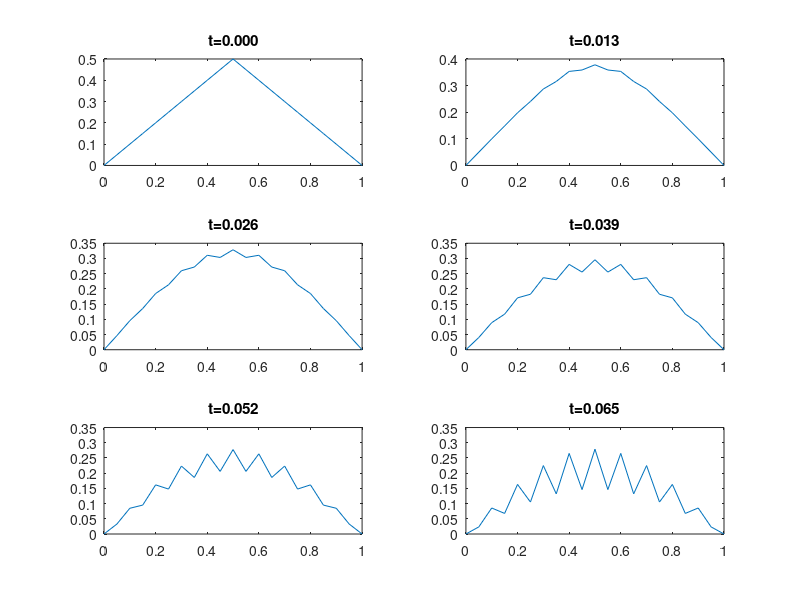

Reproduce this figure in MATLAB.
%  example code: explicit Euler for the 1D diffusion equation
%  with x in [0,1] and t in [0,tf]

clear all; clf

% initializations
  tf = 0.065;                  % time window length
  nx = 20; dx = 1/nx;         % number of points in x
  nt = 50; dt = tf/nt;      % number of timesteps
  
  x = linspace(0,1,nx+1);     % x-point coordinates
  u(1:nx/2) = x(1:nx/2); %sin(20*pi*x.^2.*(1-x)); % initial condition (MATLAB syntax!)
  u(nx/2+1:nx+1) = 1-x(nx/2+1:nx+1); %sin(20*pi*x.^2.*(1-x)); % initial condition (MATLAB syntax!)

  f1= @(t)0;                  % lhs Dirichlet condition
  f2= @(t)0;                  % rhs Dirichlet condition
  mu = dt/(dx*dx); 
  j = 2:nx;                   % indices of interior points:2..nx
                              % leftmost point has index 1
                              % rightmost point has index nx+1

% plot the initial condition

  subplot(3,2,1); plot(x,u); title(sprintf('t=%4.3f',0))

% integrate in time and plot 5 solutions

  for n = 1:nt

    u(j) = mu*u(j-1) + (1-2*mu)*u(j) + mu*u(j+1);
    u(1) = f1(n*dt); u(nx+1) = f2(n*dt);

    if mod(n,nt/5)==0
          subplot(3,2,5*n/nt+1); plot(x,u); title(sprintf('t=%4.3f',n*dt))
    end
  end
  



